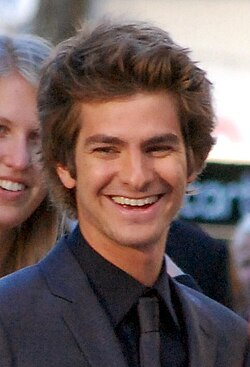
#> input picture temp_andrew.jpg, 250 x 367 px
$ python -i screen_frame_detection.py   (imports and definitions only)
#> lines starting #> are read from the running program, lines starting #| are printed output that depends on the picture; after the words box and inside, x2 and y2 are one past the last pixel; in counts of white or black regions, pixels touching at a corner belong together
"""
Full-frame cues for phone / monitor replay at selfie capture (POST /match only).
Does not run during liveness stream — avoids window-light false positives.
"""
from __future__ import annotations

import os
from typing import Tuple

import cv2
import numpy as np


def _f(name: str, default: float) -> float:
    try:
        return float(os.getenv(name, str(default)))
    except (TypeError, ValueError):
        return default


BEZEL_SIDE_FRAC = _f("MATCH_BEZEL_SIDE_FRAC", 0.075)
BEZEL_DARK_RATIO = _f("MATCH_BEZEL_DARK_RATIO", 0.72)
BEZEL_ABS_DARK = _f("MATCH_BEZEL_ABS_DARK", 88.0)


def detect_phone_frame_bezels(img_bgr: np.ndarray) -> float:
    """
    Score 0..1 when dark vertical bands (phone bezels) flank a brighter center — typical
    photo-of-phone composition. Ignores pure window glare (no symmetric side bands).
    """
    if img_bgr is None or img_bgr.size == 0:
        return 0.0
    h, w = img_bgr.shape[:2]
    if w < 80 or h < 80:
        return 0.0

    gray = cv2.cvtColor(img_bgr, cv2.COLOR_BGR2GRAY)
    mx = max(4, int(w * BEZEL_SIDE_FRAC))
    my = max(3, int(h * 0.04))

    left = gray[:, :mx]
    right = gray[:, w - mx :]
    center = gray[my : h - my, mx : w - mx]
    if center.size == 0:
        return 0.0

    left_m = float(np.mean(left))
    right_m = float(np.mean(right))
    center_m = float(np.mean(center))

    side_dark_rel = (
        left_m < center_m * BEZEL_DARK_RATIO and right_m < center_m * BEZEL_DARK_RATIO
    )
    side_dark_abs = left_m < BEZEL_ABS_DARK and right_m < BEZEL_ABS_DARK
    if not (side_dark_rel or side_dark_abs):
        return 0.0

    # Uniform dark bands (plastic bezel) vs noisy shadows
    left_std = float(np.std(left))
    right_std = float(np.std(right))
    uniform = left_std < 42.0 and right_std < 42.0

    contrast = max(0.0, (center_m - min(left_m, right_m)) / (center_m + 1e-6))
    score = 0.35
    if side_dark_rel:
        score += 0.25 * min(1.0, contrast / 0.35)
    if side_dark_abs:
        score += 0.20
    if uniform:
        score += 0.15
    if contrast > 0.45:
        score += 0.10

    return float(min(1.0, score))


def detect_fullframe_screen_border(img_bgr: np.ndarray) -> float:
    """
    Rectangular bright region inset in frame (monitor / phone screen area).
    """
    if img_bgr is None or img_bgr.size == 0:
        return 0.0
    h, w = img_bgr.shape[:2]
    gray = cv2.cvtColor(img_bgr, cv2.COLOR_BGR2GRAY)
    edges = cv2.Canny(gray, 40, 120)
    margin = int(min(h, w) * 0.04)
    border_band = np.zeros_like(edges)
    border_band[:margin, :] = 255
    border_band[h - margin :, :] = 255
    border_band[:, :margin] = 255
    border_band[:, w - margin :] = 255
    inner = edges[margin : h - margin, margin : w - margin]
    if inner.size == 0:
        return 0.0
    inner_density = float(np.mean(inner > 0))
    outer_density = float(np.mean((edges > 0) & (border_band > 0))) if np.any(border_band) else 0.0
    if inner_density < 0.02 or outer_density < 0.01:
        return 0.0
    ratio = inner_density / (outer_density + 1e-6)
    if ratio < 1.2:
        return 0.0
    return float(min(1.0, 0.25 + 0.35 * min(2.5, ratio - 1.0)))


def analyze_match_frame_context(img_bgr: np.ndarray) -> Tuple[float, float]:
    """Returns (bezel_score, screen_border_score) in 0..1."""
    b = detect_phone_frame_bezels(img_bgr)
    s = detect_fullframe_screen_border(img_bgr)
    return b, s

>>> import cv2
>>> picture = cv2.imread('../temp_andrew.jpg')
#> picture is the input picture: shape (367, 250, 3); mean B, G, R 91.3, 93.2, 111.6
>>> result = analyze_match_frame_context(picture)
#> in detect_phone_frame_bezels, `gray = cv2.cvtColor(img_bgr, cv2.COLOR_BGR2GRAY)`:
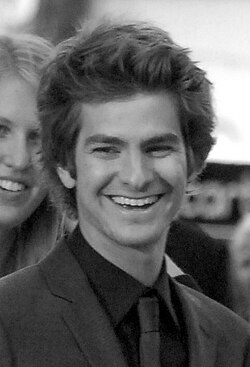
#> gray: shape (367, 250); min 0, max 255, mean 98.5
#> in detect_phone_frame_bezels, `center = gray[my : h - my, mx : w - mx]`:
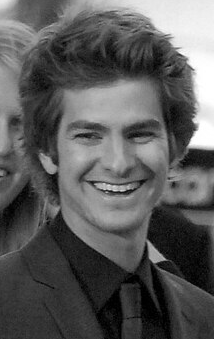
#> center: shape (339, 214); min 0, max 255, mean 90.8
#> in detect_phone_frame_bezels, `left_m = float(np.mean(left))`: left_m = 109.8
#> in detect_phone_frame_bezels, `right_m = float(np.mean(right))`: right_m = 158.5
#> in detect_phone_frame_bezels, `center_m = float(np.mean(center))`: center_m = 90.77
#> in detect_phone_frame_bezels, `side_dark_rel = ( left_m < center_m * BEZEL_DARK_RATIO and right_m < c..`: side_dark_rel = False
#> in analyze_match_frame_context, `b = detect_phone_frame_bezels(img_bgr)`: b = 0
#> in detect_fullframe_screen_border, `edges = cv2.Canny(gray, 40, 120)`:
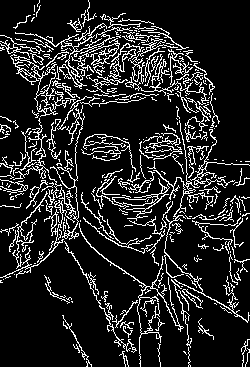
#> edges: shape (367, 250); 14.2% white in thin lines or dots
#> in detect_fullframe_screen_border, `inner = edges[margin : h - margin, margin : w - margin]`:
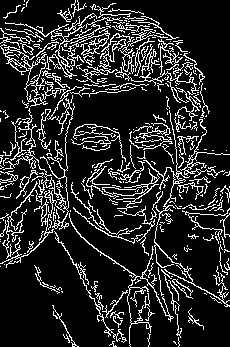
#> inner: shape (347, 230); 15.6% white in thin lines or dots
#> in detect_fullframe_screen_border, `inner_density = float(np.mean(inner > 0))`: inner_density = 0.156
#> in detect_fullframe_screen_border, `outer_density = float(np.mean((edges > 0) & (border_band > 0))) if np...`: outer_density = 0.00666
#> in detect_fullframe_screen_border, `outer_density = float(np.mean((edges > 0) & (border_band > 0))) if np...`:
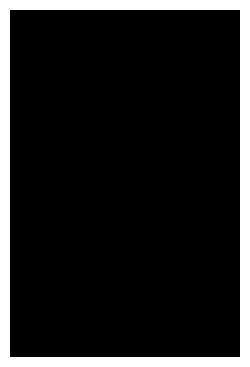
#> border_band: shape (367, 250); 13% white; 1 white region, box (x1, y1, x2, y2) and area: (0, 0, 250, 367) 11940
#> in analyze_match_frame_context, `s = detect_fullframe_screen_border(img_bgr)`: s = 0
#> result = (0, 0)
